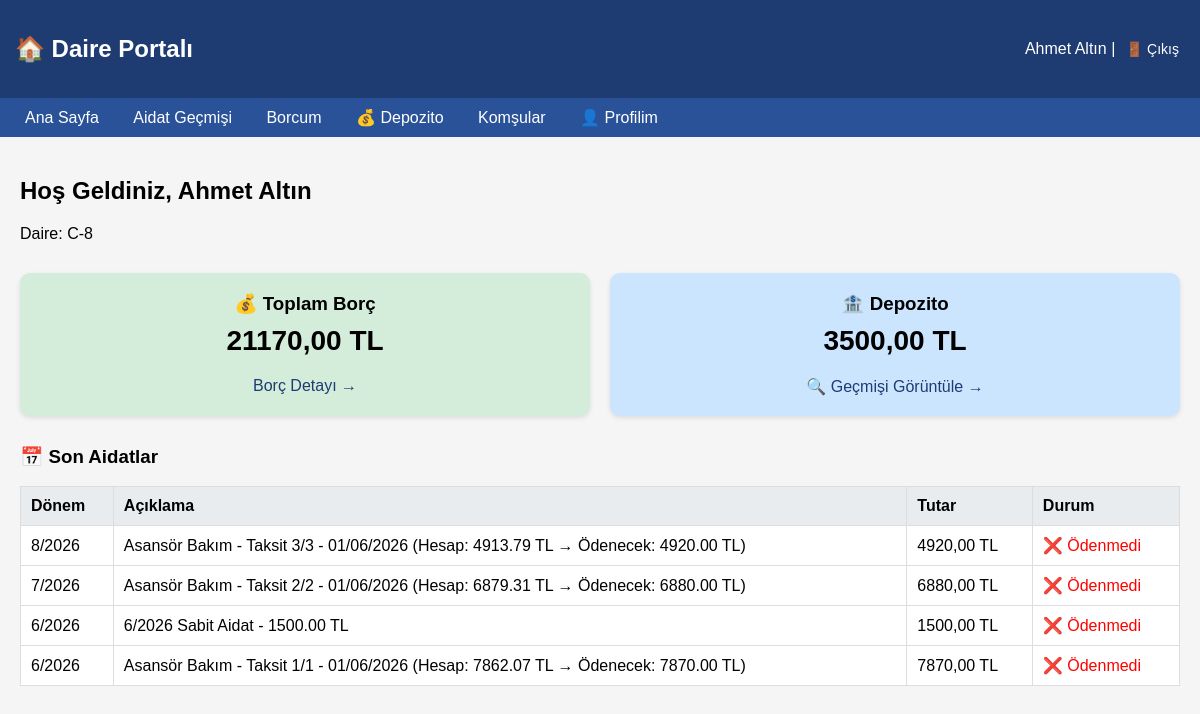
Page /portal/ (signed in) on the committed database.
### bina/models.py (models this page shows, shortened)
class Daire(models.Model):
    site = models.ForeignKey(Site, on_delete=models.CASCADE, verbose_name="Site", null=True, blank=True)
    blok = models.ForeignKey(Blok, on_delete=models.CASCADE, verbose_name="Blok", related_name='daireler')
    daire_no = models.CharField(max_length=10, verbose_name="Daire No")
    TASINMAZ_TIPI = [
        ('kat_mulkiyeti', 'Kat Mülkiyeti'),
        ('kat_irtifaki', 'Kat İrtifakı'),
        ('diger', 'Diğer'),
    ]
    NITELIK_TIPI = [
        ('mesken', 'Mesken'),
        ('dukkan', 'Dükkan'),
        ('depo', 'Depo'),
        ('ofis', 'Ofis'),
        ('diger', 'Diğer'),
    ]
    DAIRE_TIPLERI = [
        ('1+0', '1+0 (Stüdyo)'),
        ('1+1', '1+1'),
        ('2+1', '2+1'),
        ('3+1', '3+1'),
        ('3+1_dublex', '3+1 Dublex'),
        ('4+1', '4+1'),
        ('4+1_dublex', '4+1 Dublex'),
        ('5+1', '5+1'),
        ('5+1_dublex', '5+1 Dublex'),
        ('6+1', '6+1'),
        ('diger', 'Diğer'),
    ]
    blok = models.ForeignKey(Blok, on_delete=models.CASCADE, verbose_name="Blok", related_name='daireler')
    daire_no = models.CharField(max_length=10, verbose_name="Daire No")
    daire_tipi = models.CharField(max_length=20, choices=DAIRE_TIPLERI, verbose_name="Daire Tipi")
    isletme_giderlerinden_muaf = models.BooleanField(
        default=False,
        verbose_name="İşletme Giderlerinden Muaf",
        help_text="Yönetici daireleri için işaretlenir. Bu daireye aidat, yakıt, elektrik, su gibi işletme giderleri yansıtılmaz."
    )
    demirbas_giderlerinden_muaf = models.BooleanField(
        default=False,
        verbose_name="Demirbaş Giderlerinden Muaf",
        help_text="Bu daireye asansör, hidrofor gibi demirbaş giderleri yansıtılmaz."
    )
    tasinmaz_tipi = models.CharField(max_length=20, choices=TASINMAZ_TIPI, default='kat_mulkiyeti', verbose_name="Taşınmaz Tipi")
    nitelik = models.CharField(max_length=20, choices=NITELIK_TIPI, default='mesken', verbose_name="Nitelik")
    arsa_pay_pay = models.IntegerField(default=1, verbose_name="Arsa Payı (Pay)",
                                       help_text="Örnek: 48 (48/2700 pay için)")
    arsa_pay_payda = models.IntegerField(default=10000, verbose_name="Arsa Payı (Payda)",
                                         help_text="Örnek: 2700 (48/2700 pay için)")
    hisse_orani = models.DecimalField(max_digits=10, decimal_places=6, default=0.0001,
                                      help_text="Otomatik hesaplanır: Pay/Payda",
                                      verbose_name="Hisse Oranı")
    kat = models.IntegerField(default=1, verbose_name="Bulunduğu Kat")
    net_metrekare = models.IntegerField(null=True, blank=True, verbose_name="Net Metrekare",
                                        help_text="Dairenin iç net alanı (m²)")
    brut_metrekare = models.IntegerField(null=True, blank=True, verbose_name="Brüt Metrekare",
                                         help_text="Duvarlar dahil toplam alan (m²) - YAKIT HESABI İÇİN")
    balkon_m2 = models.IntegerField(null=True, blank=True, verbose_name="Balkon Alanı (m²)")
    oda_sayisi = models.IntegerField(default=3, verbose_name="Oda Sayısı")
    tapu_kayit_no = models.CharField(max_length=50, blank=True, verbose_name="Tapu Kayıt No")
    tapu_sahibi = models.CharField(max_length=100, blank=True, verbose_name="Tapu Sahibi")
    tapu_tarihi = models.DateField(null=True, blank=True, verbose_name="Tapu Tarihi")
    def __str__(self):
        blok_adi = self.blok.get_blok_adi_display()
        muaf_bilgi = ""
        if self.isletme_giderlerinden_muaf:
            muaf_bilgi += " [İşletme Muaf]"
        if self.demirbas_giderlerinden_muaf:
            muaf_bilgi += " [Demirbaş Muaf]"
        return f"{blok_adi} - {self.daire_no} Nolu Daire (Arsa Payı: {self.arsa_pay_pay}/{self.arsa_pay_payda}){muaf_bilgi}"
    class Meta:
        verbose_name = "Daire"
        verbose_name_plural = "Daireler"
        unique_together = ['blok', 'daire_no']

class Blok(models.Model):
    site = models.ForeignKey(Site, on_delete=models.CASCADE, verbose_name="Site", null=True, blank=True)
    BLOK_LAR = [...]
    blok_adi = models.CharField(max_length=1, choices=BLOK_LAR, unique=True, verbose_name="Blok Adı")
    BLOK_LAR = [
        ('A', 'A Blok'),
        ('B', 'B Blok'),
        ('C', 'C Blok'),
        ('D', 'D Blok'),
        ('E', 'E Blok'),
    ]
    blok_adi = models.CharField(max_length=1, choices=BLOK_LAR, unique=True, verbose_name="Blok Adı")
    kat_sayisi = models.IntegerField(default=4, verbose_name="Kat Sayısı")
    daire_sayisi = models.IntegerField(default=16, verbose_name="Toplam Daire Sayısı")
    class Meta:
        verbose_name = "Blok"
        verbose_name_plural = "Bloklar"

class Aidat(models.Model):
    site = models.ForeignKey(Site, on_delete=models.CASCADE, verbose_name="Site", null=True, blank=True)
    daire = models.ForeignKey(Daire, on_delete=models.CASCADE, verbose_name="Daire")
    AIDAT_TIPI = [
        ('sabit', 'Sabit Aidat'),
        ('ekstra', 'Ekstra Gider Aidatı'),
        ('yakıt', 'Yakıt Aidatı'),
        ('diger', 'Diğer'),
    ]
    daire = models.ForeignKey(Daire, on_delete=models.CASCADE, verbose_name="Daire")
    ay = models.CharField(max_length=20, verbose_name="Ay")
    yil = models.IntegerField(default=date.today().year, verbose_name="Yıl")
    tutar = models.DecimalField(max_digits=10, decimal_places=2, verbose_name="Aidat Tutarı")
    aidat_tipi = models.CharField(max_length=20, choices=AIDAT_TIPI, default='sabit', verbose_name="Aidat Tipi")
    yuvarlama_farki = models.DecimalField(max_digits=10, decimal_places=2, default=0, verbose_name="Yuvarlama Farkı")
    gider = models.ForeignKey('Gider', on_delete=models.SET_NULL, null=True, blank=True, verbose_name="Bağlı Gider")
    tahakkuk_tarihi = models.DateField(null=True, blank=True, verbose_name="Tahakkuk Tarihi",
                                        help_text="Borcun doğduğu tarih (fatura tarihi)")
    odeme_yapildi_mi = models.BooleanField(default=False, verbose_name="Ödeme Yapıldı mı?")
    odeme_tarihi = models.DateField(null=True, blank=True, verbose_name="Ödeme Tarihi")
    kim_odedi = models.ForeignKey(Kisi, on_delete=models.SET_NULL, null=True, blank=True, verbose_name="Ödeyen Kişi")
    odeme_notu = models.TextField(blank=True, verbose_name="Ödeme Notu")
    aciklama = models.TextField(blank=True, verbose_name="Açıklama")
    gecikme_faizi = models.DecimalField(max_digits=10, decimal_places=2, default=0, verbose_name="Gecikme Faizi")
    class Meta:
        verbose_name = "Aidat"
        verbose_name_plural = "Aidatlar"
        ordering = ['-yil', '-ay']

### bina/portal_views.py (the view)
# urls.py: path('', portal_views.portal_ana_sayfa, name='portal_ana'),
@login_required(login_url='/portal/login/')
def portal_ana_sayfa(request):
    try:
        daire_kullanici = DaireKullanici.objects.get(kullanici=request.user)
        daire = daire_kullanici.daire
        aidatlar = Aidat.objects.filter(daire=daire).order_by('-yil', '-ay')[:12]
        for aidat in aidatlar:
            if not aidat.aciklama:
                if aidat.gider:
                    aidat.aciklama = f"{aidat.gider.get_tip_display()} gideri"
                else:
                    aidat.aciklama = f"{aidat.get_aidat_tipi_display()} aidatı"
        toplam_borc = Aidat.objects.filter(
            daire=daire,
            odeme_yapildi_mi=False
        ).aggregate(Sum('tutar'))['tutar__sum'] or 0
        print(f"DEBUG: {daire} için toplam borç: {toplam_borc}")
        for aidat in aidatlar:
            print(f"  {aidat.ay}/{aidat.yil} - {aidat.aidat_tipi} - odeme_yapildi_mi={aidat.odeme_yapildi_mi}")
        from .models import Depozito  # Güvenli import
        depozito_obj = Depozito.objects.filter(daire=daire, durum='alindi').first()
        if depozito_obj:
            depozito_tutari = float(depozito_obj.tutar)
            depozito_var = True
            print(f"DEBUG: Depozito bulundu - {depozito_tutari} TL")
        else:
            depozito_tutari = 0
            depozito_var = False
            print(f"DEBUG: Depozito bulunamadı")
        context = {
            'daire': daire,
            'kullanici': daire_kullanici,
            'aidatlar': aidatlar,
            'toplam_borc': toplam_borc,
            'depozito_var': depozito_var,
            'depozito_tutari': depozito_tutari,
        }
        return render(request, 'portal/ana_sayfa.html', context)
    except DaireKullanici.DoesNotExist:
        messages.error(request, 'Profiliniz bulunamadı.')
        return redirect('/portal/login/')
    except Exception as e:
        print(f"HATA: {e}")
        import traceback
        traceback.print_exc()
        messages.error(request, f'Bir hata oluştu: {str(e)}')
        return redirect('/portal/login/')

### bina/context_processors.py (called while the page is built)
def site_selector(request):
    sites = []
    aktif_site_id = None
    if request.path.startswith('/admin/'):
        sites = Site.objects.filter(aktif=True)
        aktif_site_id = request.session.get('aktif_site_id')
    return {
        'sites': sites,
        'aktif_site_id': aktif_site_id,
    }

### bina/templates/portal/ana_sayfa.html (shortened to what this page needs)
{% extends "portal/base.html" %}
{% block content %}
<h2>Hoş Geldiniz, {{ request.user.get_full_name }}</h2>
<p>Daire: {{ daire.blok.blok_adi }}-{{ daire.daire_no }}</p>
<div class="card-container">
    <div class="card bg-success-light">
        <h3>💰 Toplam Borç</h3>
        <div class="amount">{{ toplam_borc|floatformat:2 }} TL</div>
        <a href="{% url 'borc_durumu' %}" class="card-link">Borç Detayı →</a>
    </div>
    <div class="card {% if depozito_var %}bg-info-light{% else %}bg-warning-light{% endif %}">
        <h3>🏦 Depozito</h3>
        <div class="amount">
            {% if depozito_var %}
                {{ depozito_tutari|floatformat:2 }} TL
            {% else %}
                Kayıt Yok
            {% endif %}
        </div>
        {% if depozito_var %}
            <a href="{% url 'depozito_gecmisi' %}" class="card-link">
                🔍 Geçmişi Görüntüle →
            </a>
        {% else %}
            <small style="color: #856404;">Henüz depozito kaydınız bulunmuyor.</small>
        {% endif %}
    </div>
</div>
<h3>📅 Son Aidatlar</h3>
<div class="table-responsive">
    <table>
        <thead>
            <tr>
                <th>Dönem</th>
                <th>Açıklama</th>
                <th>Tutar</th>
                <th>Durum</th>
            </tr>
        </thead>
        <tbody>
            {% for aidat in aidatlar %}
            <tr>
                <td>{{ aidat.ay }}/{{ aidat.yil }}</td>
                <td>{{ aidat.aciklama|default:"-" }}</td>
                <td>{{ aidat.tutar|floatformat:2 }} TL</td>
                <td>
                    {% if aidat.odeme_yapildi_mi %}
                        <span style="color: green;">✅ Ödendi</span>
                    {% else %}
                        <span style="color: red;">❌ Ödenmedi</span>
                    {% endif %}
                </td>
            </tr>
            {% endfor %}
        </tbody>
    </table>
</div>
{% endblock %}

### bina/templates/portal/base.html (shortened to what this page needs)
<!DOCTYPE html>
<html>
<head>
</head>
<body>
    <div class="header">
        <h2>🏠 Daire Portalı</h2>
        <div>
            {{ request.user.get_full_name }} |
            <form action="{% url 'portal_logout' %}" method="post" style="display: inline;">
                <button type="submit" class="logout-btn">🚪 Çıkış</button>
            </form>
        </div>
    </div>
    <div class="nav">
        <a href="{% url 'portal_ana' %}">Ana Sayfa</a>
        <a href="{% url 'aidat_gecmisi' %}">Aidat Geçmişi</a>
        <a href="{% url 'borc_durumu' %}">Borcum</a>
        <a href="{% url 'depozito_gecmisi' %}">💰 Depozito</a>
        <a href="{% url 'komsular' %}">Komşular</a>
        <a href="{% url 'profil_duzenle' %}">👤 Profilim</a>
    </div>
    <div class="container">
        {% block content %}{% endblock %}
    </div>
</body>
</html>

### bina/templates/portal/base.html (style rules this page uses)
body { font-family: Arial; margin: 0; padding: 0; background: #f5f5f5; }
.header { background: #1e3c72; color: white; padding: 15px; display: flex; justify-content: space-between; align-items: center; }
.nav { background: #2a5298; padding: 10px; }
.nav a { color: white; text-decoration: none; margin: 0 15px; }
.container { padding: 20px; max-width: 1200px; margin: auto; }
table { width: 100%; border-collapse: collapse; background: white; }
th, td { padding: 10px; border: 1px solid #ddd; text-align: left; }
th { background: #e9ecef; }
.logout-btn { background: none; border: none; color: white; cursor: pointer; font-size: 14px; }
.card-container { display: flex; gap: 20px; margin: 30px 0; flex-wrap: wrap; }
.card { flex: 1; background: white; padding: 20px; border-radius: 10px; text-align: center; box-shadow: 0 2px 5px rgba(0,0,0,0.1); }
.card h3 { margin: 0 0 10px 0; }
.card .amount { font-size: 28px; font-weight: bold; margin: 10px 0; }
.card-link { display: inline-block; margin-top: 10px; color: #1e3c72; text-decoration: none; }
.bg-success-light { background: #d4edda; }
.bg-info-light { background: #cce5ff; }
.table-responsive { overflow-x: auto; }

### rows in the picture
Daire: blok.blok_adi "C", daire_no "8"
Aidat: ay "8", yil "2026", aciklama "Asansör Bakım - Taksit 3/3 - 01/06/2026 (Hesap: 4913.79 TL → Ödenecek: 4920.00 TL)", tutar "4920,00", odeme_yapildi_mi "❌ Ödenmedi"
Aidat: ay "7", yil "2026", aciklama "Asansör Bakım - Taksit 2/2 - 01/06/2026 (Hesap: 6879.31 TL → Ödenecek: 6880.00 TL)", tutar "6880,00", odeme_yapildi_mi "❌ Ödenmedi"
Aidat: ay "6", yil "2026", aciklama "6/2026 Sabit Aidat - 1500.00 TL", tutar "1500,00", odeme_yapildi_mi "❌ Ödenmedi"
Aidat: ay "6", yil "2026", aciklama "Asansör Bakım - Taksit 1/1 - 01/06/2026 (Hesap: 7862.07 TL → Ödenecek: 7870.00 TL)", tutar "7870,00", odeme_yapildi_mi "❌ Ödenmedi"

### other values in the picture
{{ request.user.get_full_name }} "Ahmet Altın"
{{ toplam_borc|floatformat:2 }} "21170,00"
{{ depozito_tutari|floatformat:2 }} "3500,00"
